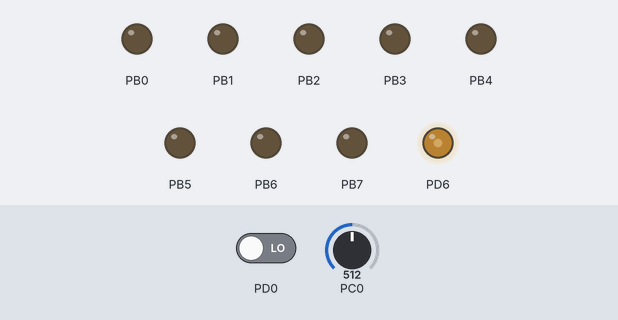
Bench run of a program on a simulated ATmega328P, built with avr-gcc and emulated at 16 MHz. Parts: output pins drawn as LEDs (lit = HIGH). Inputs (shaded band) come from the test bench; at power-on: PC0 = 512, PD0 LOW.

Above: at 1.2 s.
1.3 s: PC0 set to 716
At 1.9 s:
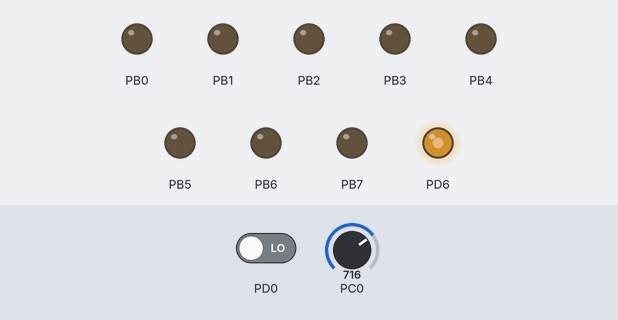
2.8 s: PD0 driven HIGH
At 4.0 s:
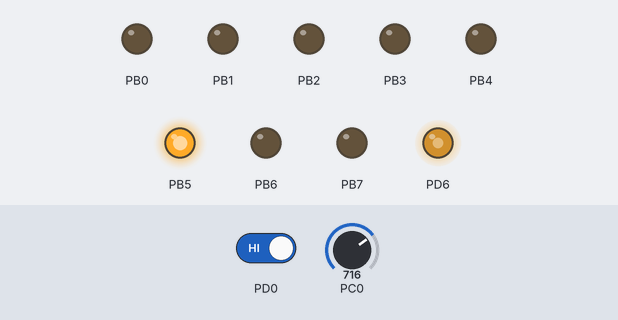
4.3 s: PC0 set to 900
At 5.3 s:
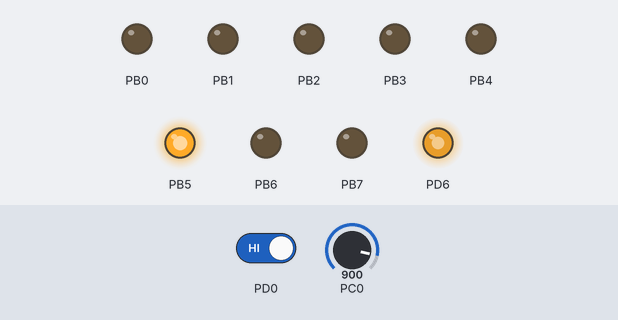
5.8 s: PD0 driven LOW
At 6.5 s:
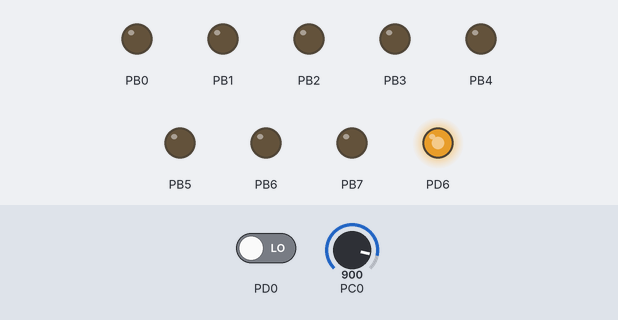
7.3 s: PC0 set to 306
At 7.6 s:
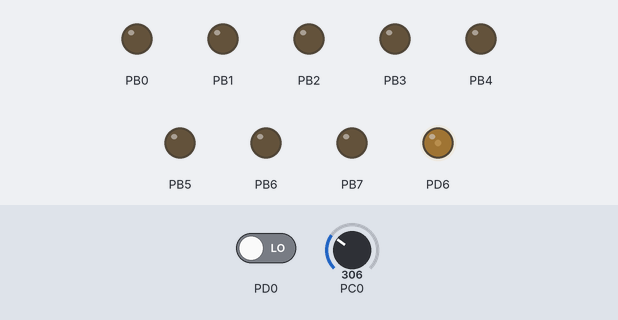
8.8 s: PD0 driven HIGH
At 10.0 s:
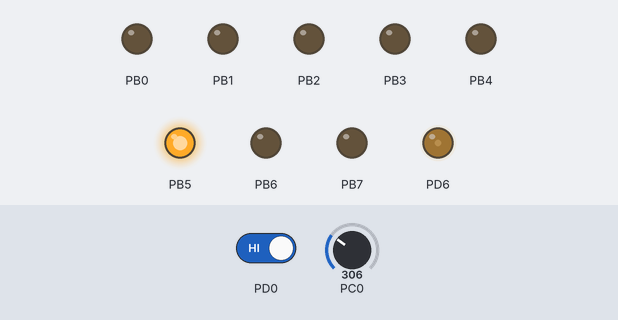
Timing chart, 0 to 11.3 s (numbered marks = the images above; inputs shaded):
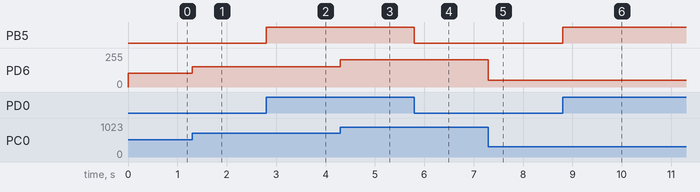

The program:

main.c
```c
/*
 * PWM.c
 *
 * Created: 04/06/2020 11:35:52 a. m.
 * Author : jesus
 */

#define F_CPU 16000000
#include <avr/io.h>
#include "util/delay.h"

int main(void){
	DDRB = 0xff;
	DDRD |= (1<<6);
	DDRC = 0;
	OCR0A = 0;
	TCCR0A |= (1<<COM0A1)|(1<<WGM01)|(1<<WGM00);
	TCCR0B = 0x01;

	ADCSRA = 0x87;
	ADMUX = 0x40;
	float voltaje = 0;

	while (1){
		ADCSRA |= (1<<ADSC);
		while ((ADCSRA & (1<<ADIF))){
			ADCSRA |= (1<<ADIF);
			voltaje = (ADCL | (ADCH<<8))*5/1024;
			OCR0A = (voltaje*255)/5;
		}

		if (PIND & (1<<PIND0)){
			PORTB |= (1<<PORTB5);
		}
		else{
			PORTB &=~ (1<<PORTB5);
		}
	}
}
```

Measured:
- after the input at 1.3 s, PD6: 102/255 → 153/255 at once
- after the input at 2.8 s, PB5: LOW → HIGH at once
- after the input at 4.3 s, PD6: 153/255 → 204/255 at once
- after the input at 5.8 s, PB5: HIGH → LOW at once
- after the input at 7.3 s, PD6: 204/255 → 51/255 at once
- after the input at 8.8 s, PB5: LOW → HIGH at once
